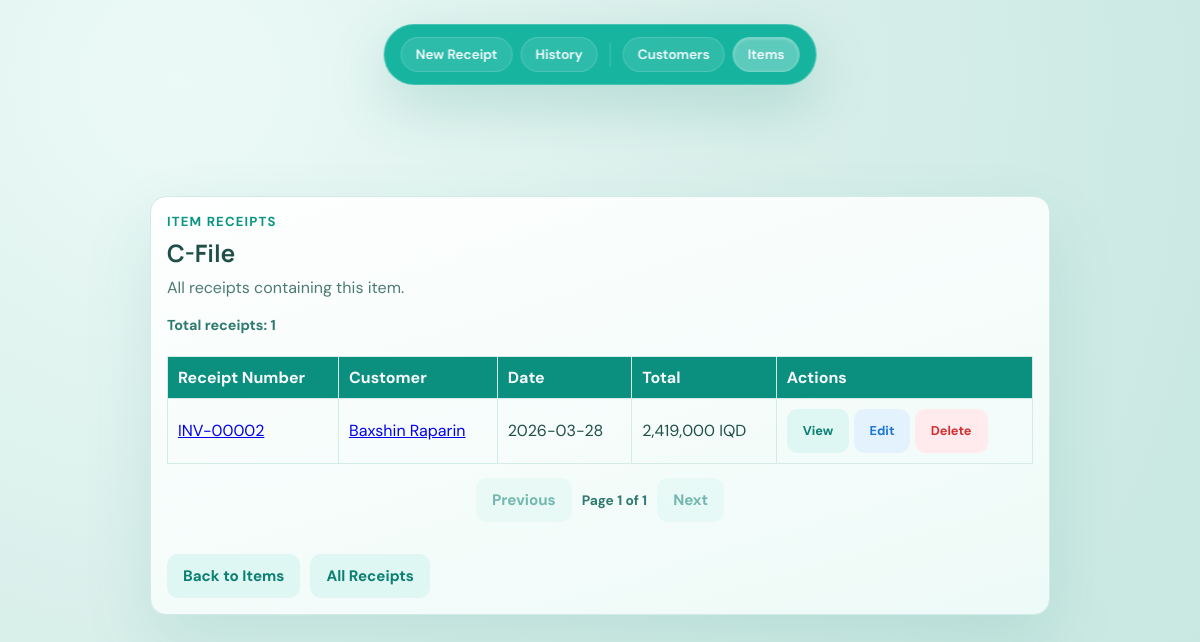
Page /item/C-File/receipts (signed in) on the earlier database version.
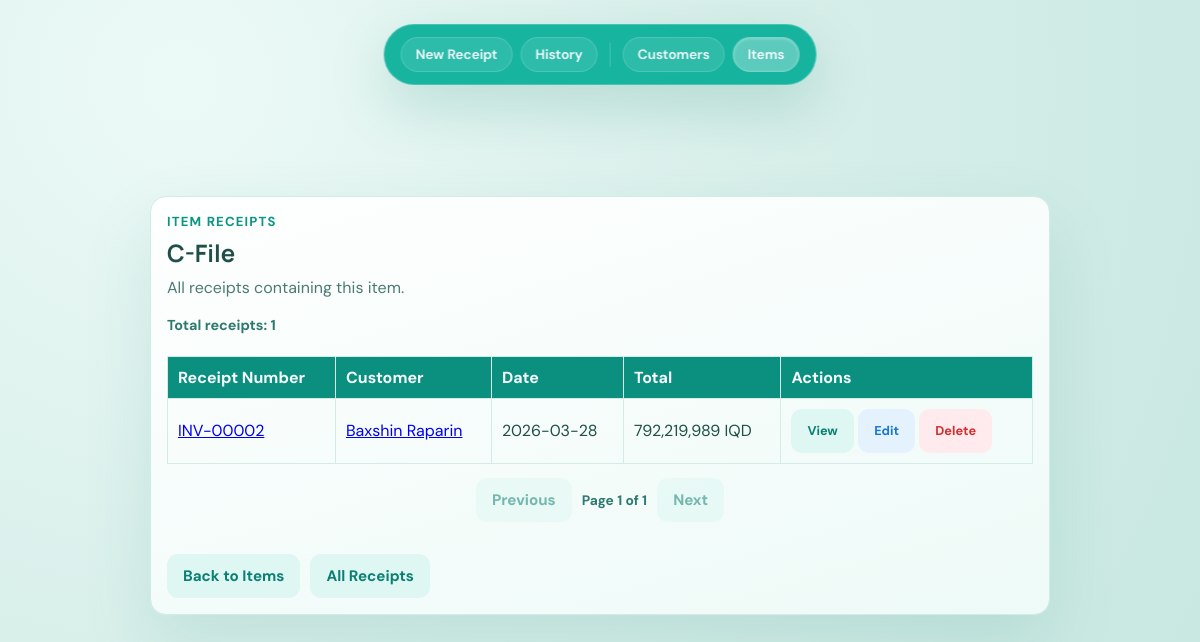
Same page on the later database version.
### tables this page shows
CREATE TABLE receipts (
                id INTEGER PRIMARY KEY AUTOINCREMENT,
                receipt_number TEXT UNIQUE NOT NULL,
                sid TEXT NOT NULL,
                customer_name TEXT NOT NULL,
                invoice_date TEXT NOT NULL,
                tax_rate REAL NOT NULL DEFAULT 0,
                subtotal REAL NOT NULL,
                tax REAL NOT NULL,
                total REAL NOT NULL,
                notes TEXT,
                created_at TEXT NOT NULL,
                FOREIGN KEY (sid) REFERENCES sids(sid)
            );

### app.py (the view)
@app.route("/item/<item_desc>/receipts")
@require_password
def item_receipts(item_desc: str):
    page, per_page = get_pagination_params(default_per_page=20)
    with get_db() as conn:
        total = conn.execute(
            "SELECT COUNT(DISTINCT receipt_id) FROM receipt_items WHERE description = ?",
            (item_desc,),
        ).fetchone()[0]
        pagination = make_pagination(total, page, per_page)
        offset = (pagination["page"] - 1) * pagination["per_page"]
        receipts = conn.execute(
            """
            SELECT DISTINCT r.id, r.receipt_number, r.invoice_date, r.total, r.customer_name
            FROM receipts r
            INNER JOIN receipt_items ri ON r.id = ri.receipt_id
            WHERE ri.description = ?
            ORDER BY r.id DESC
            LIMIT ? OFFSET ?
            """,
            (item_desc, pagination["per_page"], offset),
        ).fetchall()
    return render_template(
        "item_receipts.html",
        item_description=item_desc,
        receipts=receipts,
        pagination=pagination,
    )

### app.py (called while the page is built)
def get_lan_ip() -> str:
    try:
        s = socket.socket(socket.AF_INET, socket.SOCK_DGRAM)
        s.connect(("8.8.8.8", 80))
        ip = s.getsockname()[0]
        s.close()
        return ip
    except Exception:
        return "127.0.0.1"

def require_password(func):
    @wraps(func)
    def wrapper(*args, **kwargs):
        if not session.get("authenticated"):
            return redirect(url_for("login", next=request.url))
        return func(*args, **kwargs)
    return wrapper

def get_db() -> sqlite3.Connection:
    conn = sqlite3.connect(DB_PATH)
    conn.row_factory = sqlite3.Row
    conn.execute("PRAGMA foreign_keys = ON")
    return conn

def get_pagination_params(default_per_page: int = 20, max_per_page: int = 100) -> tuple[int, int]:
    page_raw = request.args.get("page", "1")
    per_page_raw = request.args.get("per_page", str(default_per_page))
    try:
        page = max(1, int(page_raw))
    except ValueError:
        page = 1
    try:
        per_page = int(per_page_raw)
    except ValueError:
        per_page = default_per_page
    per_page = max(1, min(max_per_page, per_page))
    return page, per_page

### templates/item_receipts.html (shortened to what this page needs)
<!doctype html>
<html lang="en">
<head>
  <link rel="stylesheet" href="{{ url_for('static', filename='styles.css') }}" />
</head>
<body>
  <main class="page page-form">
    <section class="form-card">
      <header class="hero">
        <p class="eyebrow">Item Receipts</p>
        <h1>{{ item_description }}</h1>
        <p class="sub">All receipts containing this item.</p>
      </header>
      {% if receipts %}
        {% if pagination %}
          <p class="table-total">Total receipts: {{ pagination.total }}</p>
        {% endif %}
        <div class="table-wrapper">
          <table class="history-table">
            <thead>
              <tr>
                <th>Receipt Number</th>
                <th>Customer</th>
                <th>Date</th>
                <th>Total</th>
                <th>Actions</th>
              </tr>
            </thead>
            <tbody>
              {% for receipt in receipts %}
                <tr>
                  <td><a href="{{ url_for('view_receipt', receipt_id=receipt.id) }}">{{ receipt.receipt_number }}</a></td>
                  <td><a href="{{ url_for('customer_receipts', name=receipt.customer_name) }}">{{ receipt.customer_name }}</a></td>
                  <td>{{ receipt.invoice_date }}</td>
                  <td>{{ receipt.total|iqd }}</td>
                  <td>
                    <a href="{{ url_for('view_receipt', receipt_id=receipt.id) }}" class="button ghost" style="font-size: 0.8rem;">View</a>
                    <a href="{{ url_for('edit_receipt', receipt_id=receipt.id) }}" class="button ghost" style="font-size: 0.8rem; background: #e3f2fd; color: #1976d2;">Edit</a>
                    <form method="post" action="{{ url_for('delete_receipt', receipt_id=receipt.id) }}" style="display: inline;" onsubmit="return confirm('Delete this receipt permanently? This cannot be undone.');">
                      <button type="submit" class="button ghost" style="font-size: 0.8rem; background: #ffebee; color: #d32f2f; border-color: #ffcdd2;">Delete</button>
                    </form>
                  </td>
                </tr>
              {% endfor %}
            </tbody>
          </table>
        </div>
        {% if pagination %}
          <div class="pagination-bar" aria-label="Item receipts pagination">
            {% if pagination.has_prev %}
              <a class="button ghost" href="{{ url_for('item_receipts', item_desc=item_description, page=pagination.prev_page, per_page=pagination.per_page) }}">Previous</a>
            {% else %}
              <span class="button ghost" aria-disabled="true">Previous</span>
            {% endif %}
            <span class="pagination-info">Page {{ pagination.page }} of {{ pagination.total_pages }}</span>
            {% if pagination.has_next %}
              <a class="button ghost" href="{{ url_for('item_receipts', item_desc=item_description, page=pagination.next_page, per_page=pagination.per_page) }}">Next</a>
            {% else %}
              <span class="button ghost" aria-disabled="true">Next</span>
            {% endif %}
          </div>
        {% endif %}
      {% else %}
        <p class="sub" style="margin-top: 2rem;">No receipts found containing this item.</p>
      {% endif %}
      <div class="actions" style="margin-top: 2rem;">
        <a class="button ghost" href="{{ url_for('items_list') }}">Back to Items</a>
        <a class="button ghost" href="{{ url_for('history') }}">All Receipts</a>
      </div>
    </section>
  </main>
  <nav class="floating-dock">
    <a href="{{ url_for('index') }}" class="dock-item" title="New Receipt">New Receipt</a>
    <a href="{{ url_for('history') }}" class="dock-item" title="View Receipts">History</a>
    <a href="{{ url_for('customers_list') }}" class="dock-item" title="Manage Customers">Customers</a>
    <a href="{{ url_for('items_list') }}" class="dock-item active" title="Manage Items">Items</a>
  </nav>
</body>
</html>

Differences in the rows shown:
changed receipts "INV-00002": total|iqd "2,419,000 IQD" → "792,219,989 IQD"
